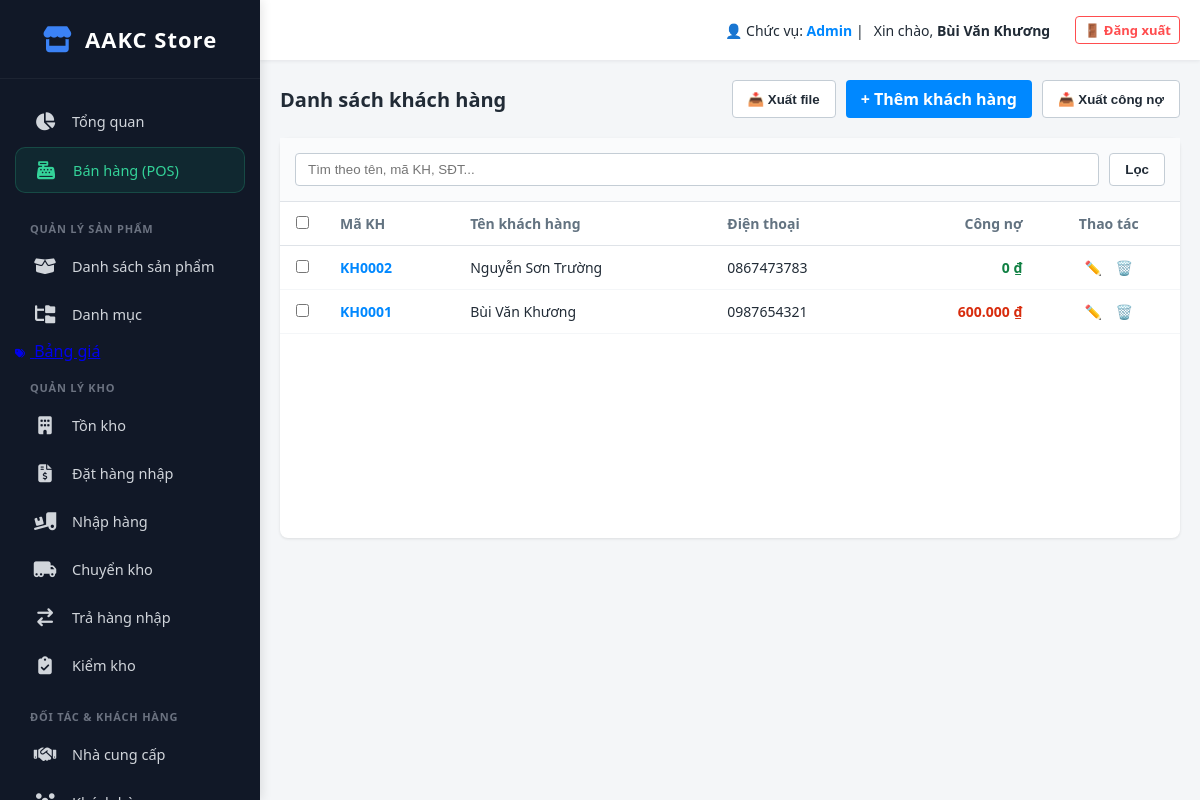
/index.php?action=customer_list (signed in), run on an earlier commit of the app's database.
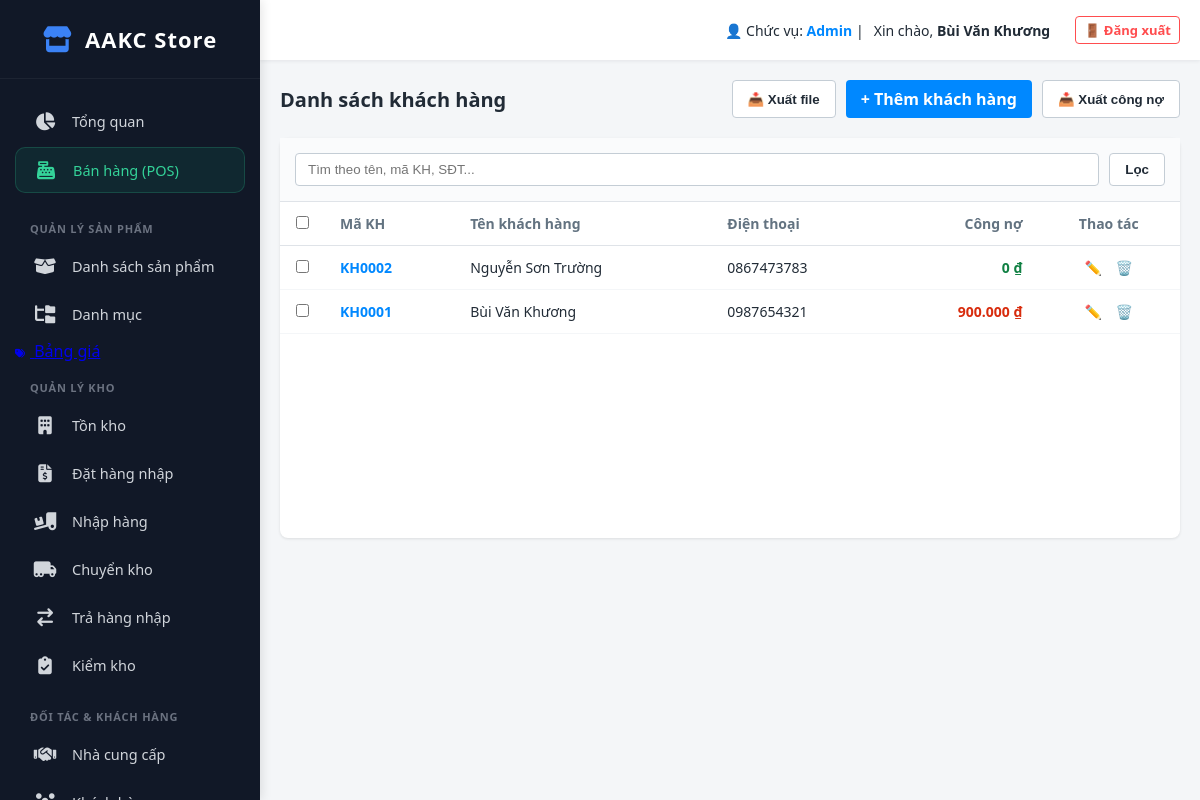
And on a later commit of the database.
### tables this page shows
CREATE TABLE `customers` (
  `id` int(11) NOT NULL,
  `customer_code` varchar(50) DEFAULT NULL,
  `last_name` varchar(100) DEFAULT NULL,
  `first_name` varchar(100) NOT NULL,
  `phone` varchar(50) DEFAULT NULL,
  `email` varchar(255) DEFAULT NULL,
  `accept_marketing` tinyint(1) DEFAULT 0,
  `province` varchar(100) DEFAULT NULL,
  `district` varchar(100) DEFAULT NULL,
  `ward` varchar(100) DEFAULT NULL,
  `address` text DEFAULT NULL,
  `tax_code` varchar(50) DEFAULT NULL,
  `company_name` varchar(255) DEFAULT NULL,
  `invoice_address` text DEFAULT NULL,
  `invoice_email` varchar(255) DEFAULT NULL,
  `notes` text DEFAULT NULL,
  `tags` varchar(255) DEFAULT NULL,
  `debt` decimal(15,2) DEFAULT 0.00,
  `created_at` datetime DEFAULT current_timestamp()
);

### app/controllers/CustomerController.php (called while the page is built, shortened)
<?php
require_once __DIR__ . '/../models/CustomerModel.php';
class CustomerController
{
    public function list()
    {
        $db = (new Database())->getConnection();
        $customerModel = new CustomerModel($db);
        $search = $_GET['search'] ?? '';
        $customers = $customerModel->getAllCustomers($search);
        require_once __DIR__ . '/../views/customer/list.php';
    }
}

### public/index.php (called while the page is built, shortened)
<?php
$app = new App();

### app/models/CustomerModel.php (called while the page is built, shortened)
<?php
class CustomerModel
{
    private $conn;
    public function __construct($db)
    {
        $this->conn = $db;
    }
    public function getAllCustomers($search = '')
    {
        $query = "SELECT * FROM customers WHERE 1=1 ";
        $params = [];
        $query .= " ORDER BY id DESC";
        $stmt = $this->conn->prepare($query);
        $stmt->execute($params);
        return $stmt->fetchAll(PDO::FETCH_ASSOC);
    }
}

### app/views/customer/list.php (the view, shortened to what this page needs)
<?php require_once __DIR__ . '/../layout/header.php'; ?>
<?php
$safe_customers = is_array($customers) ? $customers : [];
?>
<div style="display: flex; justify-content: space-between; align-items: center; margin-bottom: 20px;">
    <h2 style="font-size: 20px; font-weight: bold; color: #212b36;">Danh sách khách hàng</h2>
    <div style="display: flex; gap: 10px;">
        <button type="button" class="btn-outline" onclick="document.getElementById('export_modal').style.display='flex'">📥 Xuất file</button>
        <a href="index.php?action=add_customer" class="btn-primary">+ Thêm khách hàng</a>
        <button type="button" class="btn-outline" onclick="document.getElementById('export_bulk_debt_modal').style.display='flex'">📥 Xuất công nợ</button>
    </div>
</div>
<div class="card" style="background:#fff; border-radius:8px; box-shadow: 0 1px 3px rgba(0,0,0,0.1); padding:0; min-height: 400px;">
    <form action="index.php" method="GET" style="display: flex; gap: 10px; padding: 15px; border-bottom: 1px solid #dfe3e8; background: #fafbfc;">
        <input type="text" name="search" value="<?php echo htmlspecialchars($_GET['search'] ?? ''); ?>" placeholder="Tìm theo tên, mã KH, SĐT..." style="flex:1; padding: 8px 12px; border: 1px solid #c4cdd5; border-radius: 4px; outline: none;">
        <button type="submit" class="btn-outline">Lọc</button>
    </form>
    <table style="width: 100%; border-collapse: collapse; text-align: left;">
        <thead>
            <tr style="background: #fff; color: #637381; border-bottom: 1px solid #dfe3e8; font-size: 14px;">
                <th style="padding: 12px 15px; width: 5%; text-align: center;"><input type="checkbox" id="checkAll" onchange="toggleAllCustomers(this)"></th>
                <th style="padding: 12px 15px;">Mã KH</th>
                <th style="padding: 12px 15px;">Tên khách hàng</th>
                <th style="padding: 12px 15px;">Điện thoại</th>
                <th style="padding: 12px 15px; text-align: right;">Công nợ</th>
                <th style="padding: 12px 15px; text-align: center;">Thao tác</th>
            </tr>
        </thead>
        <tbody>
            <?php if (!empty($safe_customers)): ?>
                <?php foreach ($safe_customers as $c): ?>
                    <tr style="border-bottom: 1px solid #f4f6f8; font-size: 14px;">
                        <td style="padding: 12px 15px; text-align: center;">
                            <input type="checkbox" class="chk-customer" value="<?php echo $c['id']; ?>">
                        </td>
                        <td style="padding: 12px 15px; color:#0088ff; font-weight: bold;"><?php echo htmlspecialchars($c['customer_code'] ?? ''); ?></td>
                        <td style="padding: 12px 15px; font-weight: 500;">
                            <?php echo htmlspecialchars(trim(($c['last_name'] ?? '') . ' ' . ($c['first_name'] ?? ''))); ?>
                        </td>
                        <td style="padding: 12px 15px;"><?php echo htmlspecialchars($c['phone'] ?? ''); ?></td>
                        <td style="padding: 12px 15px; text-align: right; font-weight: bold; color: <?php echo ($c['debt'] ?? 0) > 0 ? '#d82c0d' : '#108043'; ?>;">
                            <?php echo number_format($c['debt'] ?? 0, 0, ',', '.'); ?> ₫
                        </td>
                        <td style="padding: 12px 15px; text-align: center;">
                            <a href="index.php?action=edit_customer&id=<?php echo $c['id'] ?? 0; ?>" style="text-decoration: none; margin-right: 10px;" title="Sửa">✏️</a>
                            <a href="index.php?action=delete_customer&id=<?php echo $c['id'] ?? 0; ?>" onclick="return confirm('Bạn có chắc chắn muốn xóa khách hàng này?');" style="text-decoration: none;" title="Xóa">🗑️</a>
                        </td>
                    </tr>
                <?php endforeach; ?>
            <?php else: ?>
                <tr>
                    <td colspan="6" style="padding: 40px; text-align: center; color: #637381;">Chưa có dữ liệu khách hàng.</td>
                </tr>
            <?php endif; ?>
        </tbody>
    </table>
</div>
<?php require_once __DIR__ . '/../layout/footer.php'; ?>

What changed in the data, as far as the page shows it:
changed customers "KH0001": debt "600.000" → "900.000"
